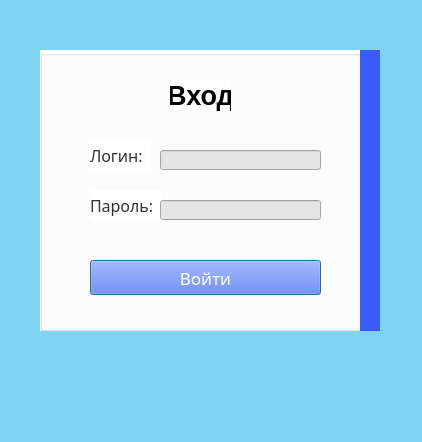
<?xml version="1.0" encoding="UTF-8"?>
<ui version="4.0">
 <class>LoginSystem</class>
 <widget class="QDialog" name="LoginSystem">
  <property name="geometry">
   <rect>
    <x>0</x>
    <y>0</y>
    <width>422</width>
    <height>442</height>
   </rect>
  </property>
  <property name="windowTitle">
   <string>Авторизация</string>
  </property>
  <property name="styleSheet">
   <string notr="true">background-color: rgb(125, 212, 240);</string>
  </property>
  <widget class="QGroupBox" name="groupBox">
   <property name="geometry">
    <rect>
     <x>40</x>
     <y>50</y>
     <width>321</width>
     <height>281</height>
    </rect>
   </property>
   <property name="styleSheet">
    <string notr="true">background-color: rgb(255, 255, 255);</string>
   </property>
   <property name="title">
    <string/>
   </property>
   <widget class="QLabel" name="label">
    <property name="geometry">
     <rect>
      <x>130</x>
      <y>30</y>
      <width>61</width>
      <height>31</height>
     </rect>
    </property>
    <property name="font">
     <font>
      <family>Yu Gothic UI</family>
      <pointsize>20</pointsize>
      <weight>75</weight>
      <bold>true</bold>
     </font>
    </property>
    <property name="text">
     <string>Вход</string>
    </property>
    <property name="alignment">
     <set>Qt::AlignCenter</set>
    </property>
   </widget>
   <widget class="QLabel" name="label_2">
    <property name="geometry">
     <rect>
      <x>50</x>
      <y>90</y>
      <width>61</width>
      <height>31</height>
     </rect>
    </property>
    <property name="font">
     <font>
      <family>Yu Gothic UI Semibold</family>
      <pointsize>12</pointsize>
     </font>
    </property>
    <property name="styleSheet">
     <string notr="true">color: rgb(49, 49, 49);</string>
    </property>
    <property name="text">
     <string>Логин:</string>
    </property>
   </widget>
   <widget class="QLabel" name="label_3">
    <property name="geometry">
     <rect>
      <x>50</x>
      <y>140</y>
      <width>71</width>
      <height>31</height>
     </rect>
    </property>
    <property name="font">
     <font>
      <family>Yu Gothic UI Semibold</family>
      <pointsize>12</pointsize>
     </font>
    </property>
    <property name="styleSheet">
     <string notr="true">color: rgb(49, 49, 49);</string>
    </property>
    <property name="text">
     <string>Пароль:</string>
    </property>
   </widget>
   <widget class="QLineEdit" name="login">
    <property name="geometry">
     <rect>
      <x>120</x>
      <y>100</y>
      <width>161</width>
      <height>20</height>
     </rect>
    </property>
    <property name="styleSheet">
     <string notr="true">background-color: rgb(229, 229, 229);
border-color: rgb(229, 229, 229);</string>
    </property>
   </widget>
   <widget class="QLineEdit" name="pass">
    <property name="geometry">
     <rect>
      <x>120</x>
      <y>150</y>
      <width>161</width>
      <height>20</height>
     </rect>
    </property>
    <property name="styleSheet">
     <string notr="true">background-color: rgb(229, 229, 229);
border-color: rgb(229, 229, 229);</string>
    </property>
    <property name="echoMode">
     <enum>QLineEdit::Password</enum>
    </property>
   </widget>
   <widget class="QPushButton" name="pushButton">
    <property name="geometry">
     <rect>
      <x>50</x>
      <y>210</y>
      <width>231</width>
      <height>35</height>
     </rect>
    </property>
    <property name="font">
     <font>
      <family>Yu Gothic UI Semibold</family>
      <pointsize>13</pointsize>
     </font>
    </property>
    <property name="styleSheet">
     <string notr="true">color: rgb(255, 255, 255);
background-color: rgb(56, 92, 255);
</string>
    </property>
    <property name="text">
     <string>Войти</string>
    </property>
   </widget>
  </widget>
  <widget class="Line" name="line">
   <property name="geometry">
    <rect>
     <x>360</x>
     <y>50</y>
     <width>20</width>
     <height>281</height>
    </rect>
   </property>
   <property name="styleSheet">
    <string notr="true">background-color: rgb(56, 92, 255);</string>
   </property>
   <property name="lineWidth">
    <number>20</number>
   </property>
   <property name="midLineWidth">
    <number>-1</number>
   </property>
   <property name="orientation">
    <enum>Qt::Vertical</enum>
   </property>
  </widget>
 </widget>
 <resources/>
 <connections/>
</ui>
